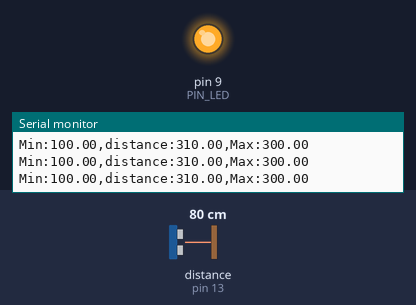
The sketch below on a simulated Arduino Uno, built with avr-gcc and run on an emulated ATmega328P. On the bench: output pins drawn as LEDs (lit = HIGH), the last lines printed to the serial monitor. Wiring (inferred from the names in the program): ultrasonic range finder: trigger pin 12; echo pin 13. The test bench sets the inputs (shaded band); at power-on: distance to the obstacle (sensor on pin 13) 80 cm. The echo pulse lasts 58.3 µs per cm; pins used as bus, display or sensor lines are not drawn.

Above: at 1.2 s.
1.3 s: distance to the obstacle (sensor on pin 13) set to 18 cm
At 2.5 s:
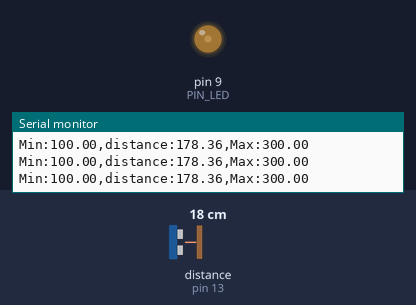
2.8 s: distance to the obstacle (sensor on pin 13) set to 2 cm
At 3.9 s:
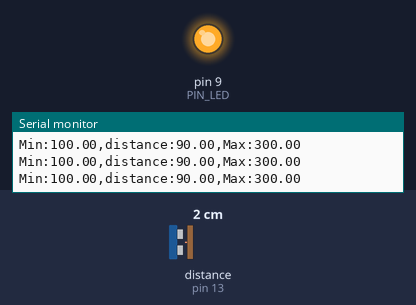
Timing chart, 0 to 5.8 s (numbered marks = the images above; inputs shaded):
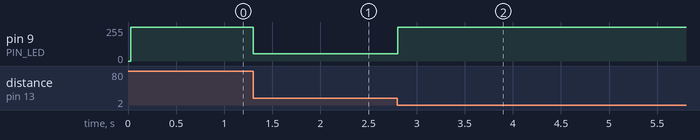

The sketch:

08_example_2_08P07.ino
```cpp
// Arduino pin assignment
#define PIN_LED  9
#define PIN_TRIG 12   // sonar sensor TRIGGER
#define PIN_ECHO 13   // sonar sensor ECHO

// configurable parameters
#define SND_VEL 346.0     // sound velocity at 24 celsius degree (unit: m/sec)
#define INTERVAL 25      // sampling interval (unit: msec)
#define PULSE_DURATION 10 // ultra-sound Pulse Duration (unit: usec)
#define _DIST_MIN 100.0   // minimum distance to be measured (unit: mm)
#define _DIST_MAX 300.0   // maximum distance to be measured (unit: mm)

#define TIMEOUT ((INTERVAL / 2) * 1000.0) // maximum echo waiting time (unit: usec)
#define SCALE (0.001 * 0.5 * SND_VEL) // coefficent to convert duration to distance


unsigned long last_sampling_time;   // unit: msec

void setup() {
  // initialize GPIO pins
  pinMode(PIN_LED, OUTPUT);
  pinMode(PIN_TRIG, OUTPUT);  // sonar TRIGGER
  pinMode(PIN_ECHO, INPUT);   // sonar ECHO
  digitalWrite(PIN_TRIG, LOW);  // turn-off Sonar

  // initialize serial port
  Serial.begin(57600);
}

void loop() {
  float distance;

  // wait until next sampling time. // polling
  // millis() returns the number of milliseconds since the program started.
  //    will overflow after 50 days.
  if (millis() < (last_sampling_time + INTERVAL))
    return;

  distance = USS_measure(PIN_TRIG, PIN_ECHO); // read distance

  int function_100_to_200=(-2.55)*(distance-100)+255; // 거리 100부터 200까지 analogWrite 함수 입력값 계산
  int function_200_to_300=2.55*(distance-200); // 거리 200부터 300까지 analogWrite 함수 입력값 계산

  if ((distance == 0.0) || (distance > _DIST_MAX)) {
      distance = _DIST_MAX + 10.0;    // Set Higher Value
      analogWrite(PIN_LED, 255);       // LED OFF
  } else if (distance < _DIST_MIN) {
      distance = _DIST_MIN - 10.0;    // Set Lower Value
      analogWrite(PIN_LED, 255);       // LED OFF
  } else if (distance >= _DIST_MIN && distance < 200.0) {
      analogWrite(PIN_LED, function_100_to_200);
  } else if (distance >= 200.0 && distance <= _DIST_MAX) {
      analogWrite(PIN_LED, function_200_to_300);
  } else {
      analogWrite(PIN_LED, 0);
  }


  // output the distance to the serial port
  Serial.print("Min:");        Serial.print(_DIST_MIN);
  Serial.print(",distance:");  Serial.print(distance);
  Serial.print(",Max:");       Serial.print(_DIST_MAX);
  Serial.println("");


  // update last sampling time
  last_sampling_time += INTERVAL;
}

// get a distance reading from USS. return value is in millimeter.
float USS_measure(int TRIG, int ECHO)
{
  digitalWrite(TRIG, HIGH);
  delayMicroseconds(PULSE_DURATION);
  digitalWrite(TRIG, LOW);

  return pulseIn(ECHO, HIGH, TIMEOUT) * SCALE; // unit: mm

  // Pulse duration to distance conversion example (target distance = 17.3m)
  // - pulseIn(ECHO, HIGH, timeout) returns microseconds (음파의 왕복 시간)
  // - 편도 거리 = (pulseIn() / 1,000,000) * SND_VEL / 2 (미터 단위)
  //   mm 단위로 하려면 * 1,000이 필요 ==>  SCALE = 0.001 * 0.5 * SND_VEL
  //
  // - 예, pusseIn()이 100,000 이면 (= 0.1초, 왕복 거리 34.6m)
  //        = 100,000 micro*sec * 0.001 milli/micro * 0.5 * 346 meter/sec
  //        = 100,000 * 0.001 * 0.5 * 346
  //        = 17,300 mm  ==> 17.3m
}
```

Measured:
- after the input at 1.3 s, pin 9 (PIN_LED): 255/255 → 55/255 at once
- after the input at 2.8 s, pin 9 (PIN_LED): 55/255 → 255/255 at once
